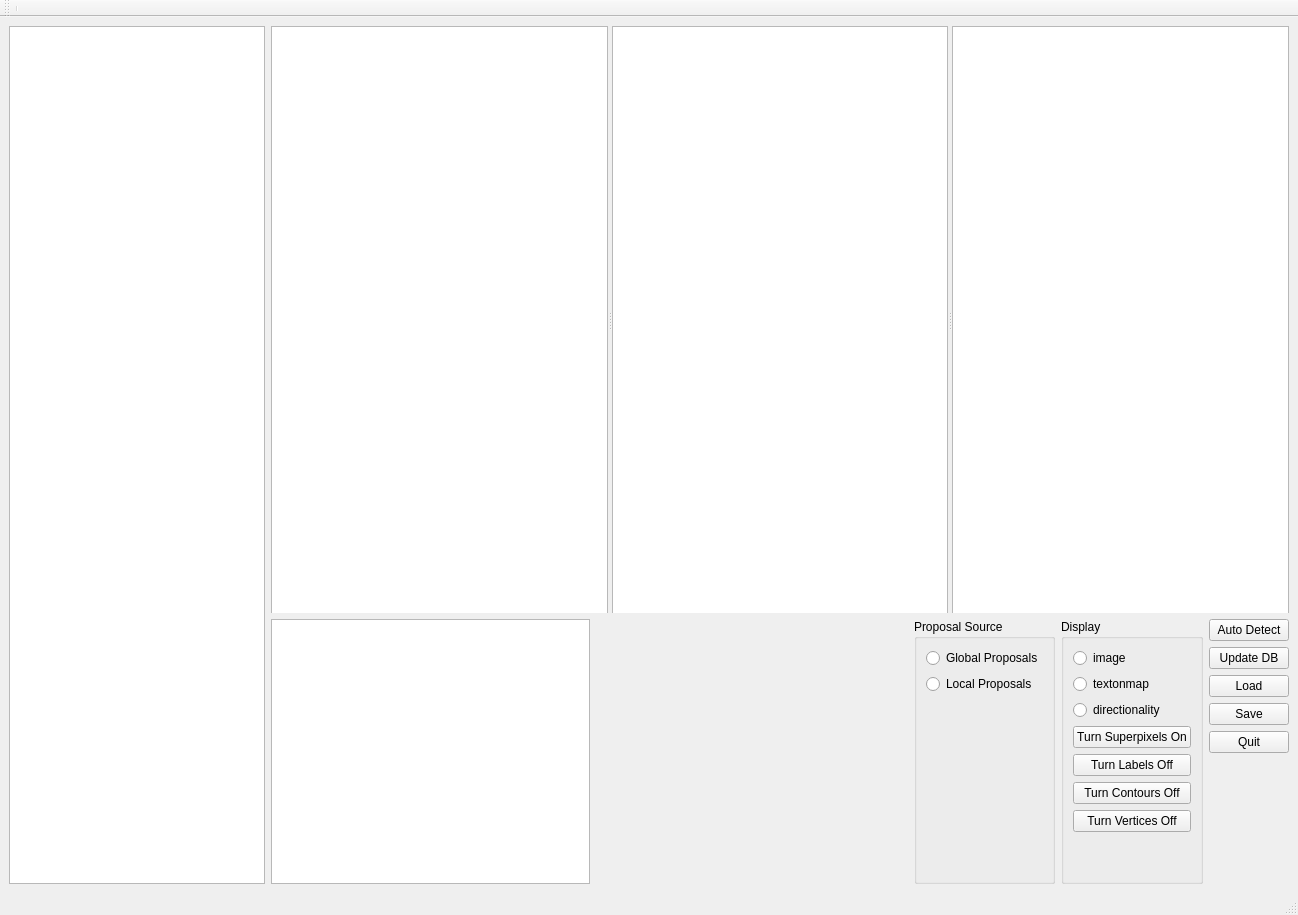
<?xml version="1.0" encoding="UTF-8"?>
<ui version="4.0">
 <class>BrainLabelingGui</class>
 <widget class="QMainWindow" name="BrainLabelingGui">
  <property name="geometry">
   <rect>
    <x>0</x>
    <y>0</y>
    <width>1298</width>
    <height>915</height>
   </rect>
  </property>
  <property name="sizePolicy">
   <sizepolicy hsizetype="MinimumExpanding" vsizetype="MinimumExpanding">
    <horstretch>0</horstretch>
    <verstretch>0</verstretch>
   </sizepolicy>
  </property>
  <property name="windowTitle">
   <string>BrainLabelingGui</string>
  </property>
  <widget class="QWidget" name="centralwidget">
   <property name="sizePolicy">
    <sizepolicy hsizetype="Ignored" vsizetype="Ignored">
     <horstretch>0</horstretch>
     <verstretch>0</verstretch>
    </sizepolicy>
   </property>
   <layout class="QGridLayout" name="gridLayout">
    <item row="0" column="0" rowspan="2">
     <widget class="QListWidget" name="thumbnail_list">
      <property name="sizePolicy">
       <sizepolicy hsizetype="Preferred" vsizetype="MinimumExpanding">
        <horstretch>0</horstretch>
        <verstretch>0</verstretch>
       </sizepolicy>
      </property>
      <property name="minimumSize">
       <size>
        <width>256</width>
        <height>773</height>
       </size>
      </property>
     </widget>
    </item>
    <item row="1" column="1">
     <layout class="QHBoxLayout" name="bottom_panel">
      <item>
       <widget class="QGraphicsView" name="graphicsView_navMap"/>
      </item>
      <item>
       <spacer name="horizontalSpacer">
        <property name="orientation">
         <enum>Qt::Horizontal</enum>
        </property>
        <property name="sizeHint" stdset="0">
         <size>
          <width>40</width>
          <height>20</height>
         </size>
        </property>
       </spacer>
      </item>
      <item>
       <widget class="QGroupBox" name="proposalSource_panel">
        <property name="sizePolicy">
         <sizepolicy hsizetype="Fixed" vsizetype="MinimumExpanding">
          <horstretch>0</horstretch>
          <verstretch>0</verstretch>
         </sizepolicy>
        </property>
        <property name="title">
         <string>Proposal Source</string>
        </property>
        <property name="flat">
         <bool>false</bool>
        </property>
        <layout class="QVBoxLayout" name="verticalLayout_2">
         <item>
          <widget class="QRadioButton" name="radioButton_globalProposal">
           <property name="text">
            <string>Global Proposals</string>
           </property>
          </widget>
         </item>
         <item alignment="Qt::AlignLeft">
          <widget class="QRadioButton" name="radioButton_localProposal">
           <property name="text">
            <string>Local Proposals</string>
           </property>
          </widget>
         </item>
         <item>
          <spacer name="verticalSpacer">
           <property name="orientation">
            <enum>Qt::Vertical</enum>
           </property>
           <property name="sizeHint" stdset="0">
            <size>
             <width>20</width>
             <height>40</height>
            </size>
           </property>
          </spacer>
         </item>
        </layout>
       </widget>
      </item>
      <item>
       <widget class="QGroupBox" name="displayOption_panel">
        <property name="sizePolicy">
         <sizepolicy hsizetype="Fixed" vsizetype="MinimumExpanding">
          <horstretch>0</horstretch>
          <verstretch>0</verstretch>
         </sizepolicy>
        </property>
        <property name="title">
         <string>Display</string>
        </property>
        <layout class="QVBoxLayout" name="verticalLayout_3">
         <item>
          <widget class="QRadioButton" name="img_radioButton">
           <property name="text">
            <string>image</string>
           </property>
          </widget>
         </item>
         <item>
          <widget class="QRadioButton" name="textonmap_radioButton">
           <property name="text">
            <string>textonmap</string>
           </property>
          </widget>
         </item>
         <item>
          <widget class="QRadioButton" name="dirmap_radioButton">
           <property name="text">
            <string>directionality</string>
           </property>
          </widget>
         </item>
         <item>
          <widget class="QPushButton" name="buttonSpOnOff">
           <property name="text">
            <string>Turn Superpixels On</string>
           </property>
          </widget>
         </item>
         <item>
          <widget class="QPushButton" name="button_labelsOnOff">
           <property name="text">
            <string>Turn Labels Off</string>
           </property>
          </widget>
         </item>
         <item>
          <widget class="QPushButton" name="button_contoursOnOff">
           <property name="text">
            <string>Turn Contours Off</string>
           </property>
          </widget>
         </item>
         <item>
          <widget class="QPushButton" name="button_verticesOnOff">
           <property name="text">
            <string>Turn Vertices Off</string>
           </property>
          </widget>
         </item>
         <item>
          <spacer name="verticalSpacer_2">
           <property name="orientation">
            <enum>Qt::Vertical</enum>
           </property>
           <property name="sizeHint" stdset="0">
            <size>
             <width>20</width>
             <height>40</height>
            </size>
           </property>
          </spacer>
         </item>
        </layout>
       </widget>
      </item>
      <item>
       <layout class="QVBoxLayout" name="verticalLayout">
        <property name="sizeConstraint">
         <enum>QLayout::SetMinAndMaxSize</enum>
        </property>
        <item>
         <widget class="QPushButton" name="button_autoDetect">
          <property name="text">
           <string>Auto Detect</string>
          </property>
         </widget>
        </item>
        <item>
         <widget class="QPushButton" name="button_updateDB">
          <property name="text">
           <string>Update DB</string>
          </property>
         </widget>
        </item>
        <item>
         <widget class="QPushButton" name="button_loadLabeling">
          <property name="text">
           <string>Load</string>
          </property>
         </widget>
        </item>
        <item>
         <widget class="QPushButton" name="button_saveLabeling">
          <property name="text">
           <string>Save</string>
          </property>
         </widget>
        </item>
        <item>
         <widget class="QPushButton" name="button_quit">
          <property name="text">
           <string>Quit</string>
          </property>
         </widget>
        </item>
        <item>
         <spacer name="verticalSpacer_3">
          <property name="orientation">
           <enum>Qt::Vertical</enum>
          </property>
          <property name="sizeHint" stdset="0">
           <size>
            <width>20</width>
            <height>40</height>
           </size>
          </property>
         </spacer>
        </item>
       </layout>
      </item>
     </layout>
    </item>
    <item row="0" column="1">
     <widget class="QSplitter" name="splitter">
      <property name="orientation">
       <enum>Qt::Horizontal</enum>
      </property>
      <widget class="QGraphicsView" name="section3_gview">
       <property name="minimumSize">
        <size>
         <width>333</width>
         <height>1000</height>
        </size>
       </property>
      </widget>
      <widget class="QGraphicsView" name="section1_gview">
       <property name="minimumSize">
        <size>
         <width>333</width>
         <height>1000</height>
        </size>
       </property>
      </widget>
      <widget class="QGraphicsView" name="section2_gview">
       <property name="minimumSize">
        <size>
         <width>333</width>
         <height>1000</height>
        </size>
       </property>
      </widget>
     </widget>
    </item>
   </layout>
  </widget>
  <widget class="QStatusBar" name="statusbar"/>
  <widget class="QMenuBar" name="menubar">
   <property name="geometry">
    <rect>
     <x>0</x>
     <y>0</y>
     <width>1298</width>
     <height>25</height>
    </rect>
   </property>
  </widget>
  <widget class="QToolBar" name="toolBar">
   <property name="windowTitle">
    <string>toolBar</string>
   </property>
   <attribute name="toolBarArea">
    <enum>TopToolBarArea</enum>
   </attribute>
   <attribute name="toolBarBreak">
    <bool>false</bool>
   </attribute>
   <addaction name="separator"/>
  </widget>
 </widget>
 <resources/>
 <connections/>
</ui>
